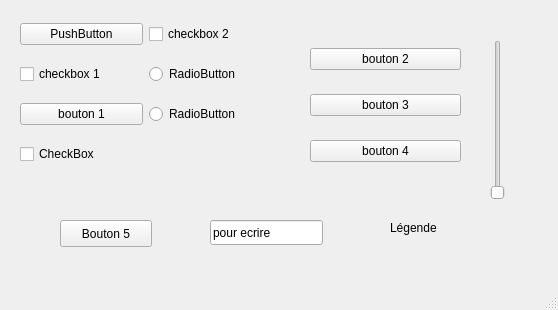
<?xml version="1.0" encoding="UTF-8"?>
<ui version="4.0">
 <class>MainWindow</class>
 <widget class="QMainWindow" name="MainWindow">
  <property name="geometry">
   <rect>
    <x>0</x>
    <y>0</y>
    <width>558</width>
    <height>310</height>
   </rect>
  </property>
  <property name="windowTitle">
   <string>MainWindow</string>
  </property>
  <widget class="QWidget" name="centralwidget">
   <widget class="QPushButton" name="Button_5">
    <property name="geometry">
     <rect>
      <x>60</x>
      <y>220</y>
      <width>92</width>
      <height>27</height>
     </rect>
    </property>
    <property name="text">
     <string>Bouton 5</string>
    </property>
   </widget>
   <widget class="QWidget" name="gridLayoutWidget">
    <property name="geometry">
     <rect>
      <x>20</x>
      <y>10</y>
      <width>251</width>
      <height>171</height>
     </rect>
    </property>
    <layout class="QGridLayout" name="gridLayout">
     <item row="0" column="1">
      <widget class="QCheckBox" name="checkBox_2">
       <property name="text">
        <string>checkbox 2</string>
       </property>
      </widget>
     </item>
     <item row="1" column="0">
      <widget class="QCheckBox" name="checkBox">
       <property name="text">
        <string>checkbox 1</string>
       </property>
      </widget>
     </item>
     <item row="2" column="0">
      <widget class="QPushButton" name="Button_1">
       <property name="text">
        <string>bouton 1</string>
       </property>
      </widget>
     </item>
     <item row="0" column="0">
      <widget class="QPushButton" name="pushButton">
       <property name="text">
        <string>PushButton</string>
       </property>
      </widget>
     </item>
     <item row="1" column="1">
      <widget class="QRadioButton" name="radioButton">
       <property name="text">
        <string>RadioButton</string>
       </property>
      </widget>
     </item>
     <item row="2" column="1">
      <widget class="QRadioButton" name="radioButton_2">
       <property name="text">
        <string>RadioButton</string>
       </property>
      </widget>
     </item>
     <item row="3" column="0">
      <widget class="QCheckBox" name="checkBox_3">
       <property name="text">
        <string>CheckBox</string>
       </property>
      </widget>
     </item>
    </layout>
   </widget>
   <widget class="QWidget" name="verticalLayoutWidget">
    <property name="geometry">
     <rect>
      <x>310</x>
      <y>30</y>
      <width>151</width>
      <height>151</height>
     </rect>
    </property>
    <layout class="QVBoxLayout" name="verticalLayout">
     <item>
      <widget class="QPushButton" name="Button_2">
       <property name="text">
        <string>bouton 2</string>
       </property>
      </widget>
     </item>
     <item>
      <widget class="QPushButton" name="Button_3">
       <property name="text">
        <string>bouton 3</string>
       </property>
      </widget>
     </item>
     <item>
      <widget class="QPushButton" name="Button_4">
       <property name="text">
        <string>bouton 4</string>
       </property>
      </widget>
     </item>
    </layout>
   </widget>
   <widget class="QLabel" name="label">
    <property name="geometry">
     <rect>
      <x>390</x>
      <y>220</y>
      <width>59</width>
      <height>15</height>
     </rect>
    </property>
    <property name="text">
     <string>Légende</string>
    </property>
   </widget>
   <widget class="QLineEdit" name="lineEdit">
    <property name="geometry">
     <rect>
      <x>210</x>
      <y>220</y>
      <width>113</width>
      <height>25</height>
     </rect>
    </property>
    <property name="text">
     <string>pour ecrire</string>
    </property>
   </widget>
   <widget class="QSlider" name="verticalSlider">
    <property name="geometry">
     <rect>
      <x>490</x>
      <y>40</y>
      <width>16</width>
      <height>160</height>
     </rect>
    </property>
    <property name="orientation">
     <enum>Qt::Vertical</enum>
    </property>
   </widget>
  </widget>
  <widget class="QMenuBar" name="menubar">
   <property name="geometry">
    <rect>
     <x>0</x>
     <y>0</y>
     <width>558</width>
     <height>19</height>
    </rect>
   </property>
  </widget>
  <widget class="QStatusBar" name="statusbar"/>
 </widget>
 <resources/>
 <connections/>
</ui>
